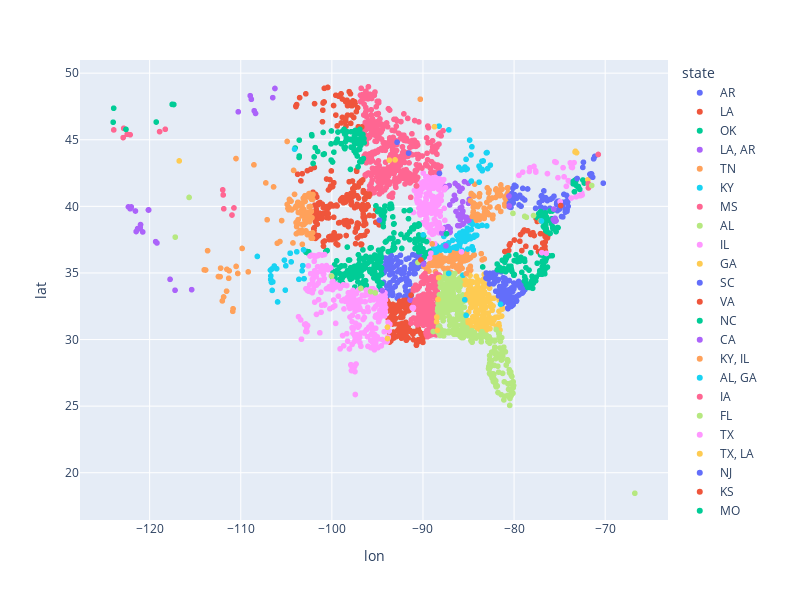

Source (notebook cell):
### Code cell
fig = px.scatter(df, x = "lon", y = "lat", hover_data=df.columns, color = 'state')
fig.update_layout(width=800, height=600)
